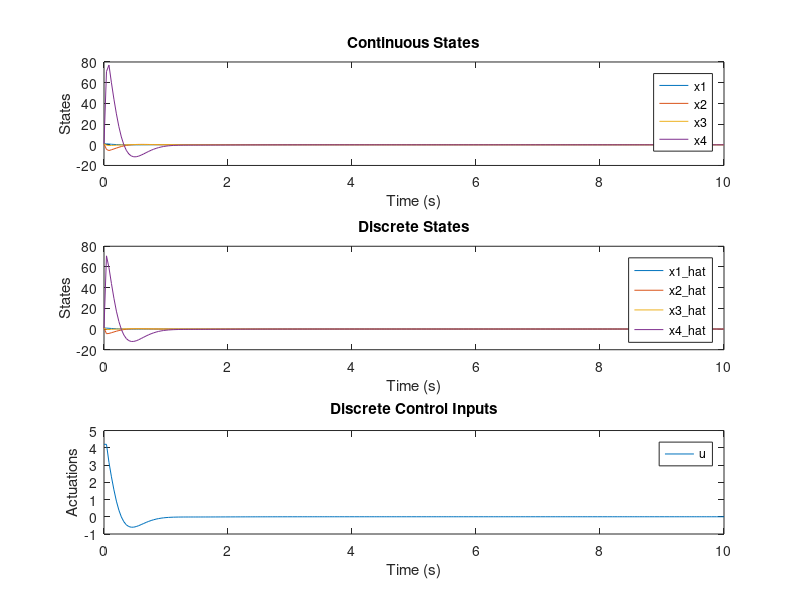

This chart was generated by the following MATLAB code: (Note: this script raises an error after producing the figure.)
% Define parameters
a = [0, 1, 0, 0; -8, -4, 8, 4; 0, 0, 0, 1; 80, 40, -160, -60];
b = [0; 80; 20; -1120];
c = [1, 0, 0, 0];
ad = [0.995860265603438, 0.0378696105301410, 0.002126692778129, 0.001604928255535; 
      -0.174562623798343, 0.908578953704267, 0.046168363355559, 0.057309439566604; 
      0.0311138708080227, 0.016049282555348, 0.935759216765522, 0.015154441376985; 
      1.083961049716042, 0.573094395666044, -2.296316359874869, 0.090689864367794];
bd = [0.0341116067291290; 1.274583051774871; 0.336215739966162; -16.973847402485298];
k = [3.698404852057682, 0.527354601469353, -0.0569469847116374, 0.0311945072320842];
l = [0.627216669816835; 0.077667216653487; 0.033503186827615; 0.804439585315103];

% Time parameters
dt = 0.04; % Time step
t_end = 10; % End time
t = 0:dt:t_end; % Time vector

% Initialize state variables
x = zeros(4, length(t)); % Continuous states
x_hat = zeros(4, length(t)); % Discrete states

% Initial conditions
x(:,1) = [1; 1; 1; 1]; % Initial continuous state
x_hat(:,1) = [1; 1; 1; 1]; % Initial discrete state
u(:,1) = k*x_hat(:,1); % Initial input
% Simulation loop
for i = 1:length(t)-1
    % Continuous state update
    u(:, i+1) = k*x_hat(:,i);

    % Continuous state update using ode45
    [~, x_temp] = ode45(@(t, x) a * x - b * u(:, i), [0 dt], x(:,i));
    x(:,i+1) = x_temp(end, :)';

    % Discrete state update
    x_hat(:,i+1) = (ad-bd*k-l*c)*x_hat(:,i) +  l*c*x(:,i);
end

% Plot results
figure;
subplot(3,1,1);
plot(t, x);
title('Continuous States');
xlabel('Time (s)');
ylabel('States');
legend('x1', 'x2', 'x3', 'x4');

subplot(3,1,2);
plot(t, x_hat);
title('Discrete States');
xlabel('Time (s)');
ylabel('States');
legend('x1\_hat', 'x2\_hat', 'x3\_hat', 'x4\_hat');

subplot(3,1,3);
plot(t, u);
title('Discrete Control Inputs');
xlabel('Time (s)');
ylabel('Actuations');
legend('u');

% run dwell timme derivation 3 code
x1 = zeros(4, length(t)); % Continuous states
x_hat1 = zeros(4, length(t)); % Discrete states

% Initial conditions
x1(:,1) = [1; 1; 1; 1]; % Initial continuous state
x_hat1(:,1) = [1; 1; 1; 1]; % Initial discrete state
u1(:,1) = K*x_hat1(:,1); % Initial input

for i = 1:length(t)-1
    % Continuous state update
    u1(:, i+1) = K*x_hat1(:,i);

    % Continuous state update using ode45
    % [~, x_temp] = ode45(@(t, x) open_loop.a * x - open_loop.b * u1(:, i), [0 dt], x1(:,i));
    [~, x_temp] = ode45(@(t, x) open_loop.a * x - open_loop.b * u1(:, i), [0 dt], x1(:,i));
    x1(:,i+1) = x_temp(end, :)';

    % Discrete state update
    x_hat1(:,i+1) = (open_loop_dt.a-open_loop_dt.b*K-L*open_loop_dt.c)*x_hat1(:,i) +  L*open_loop_dt.c*x1(:,i);
end

% Plot results
figure;
subplot(3,1,1);
plot(t, x1);
title('Continuous States');
xlabel('Time (s)');
ylabel('States');
legend('x1', 'x2', 'x3', 'x4');

subplot(3,1,2);
plot(t, x_hat1);
title('Discrete States');
xlabel('Time (s)');
ylabel('States');
legend('x1\_hat', 'x2\_hat', 'x3\_hat', 'x4\_hat');

subplot(3,1,3);
plot(t, u1);
title('Discrete Control Inputs');
xlabel('Time (s)');
ylabel('Actuations');
legend('u');